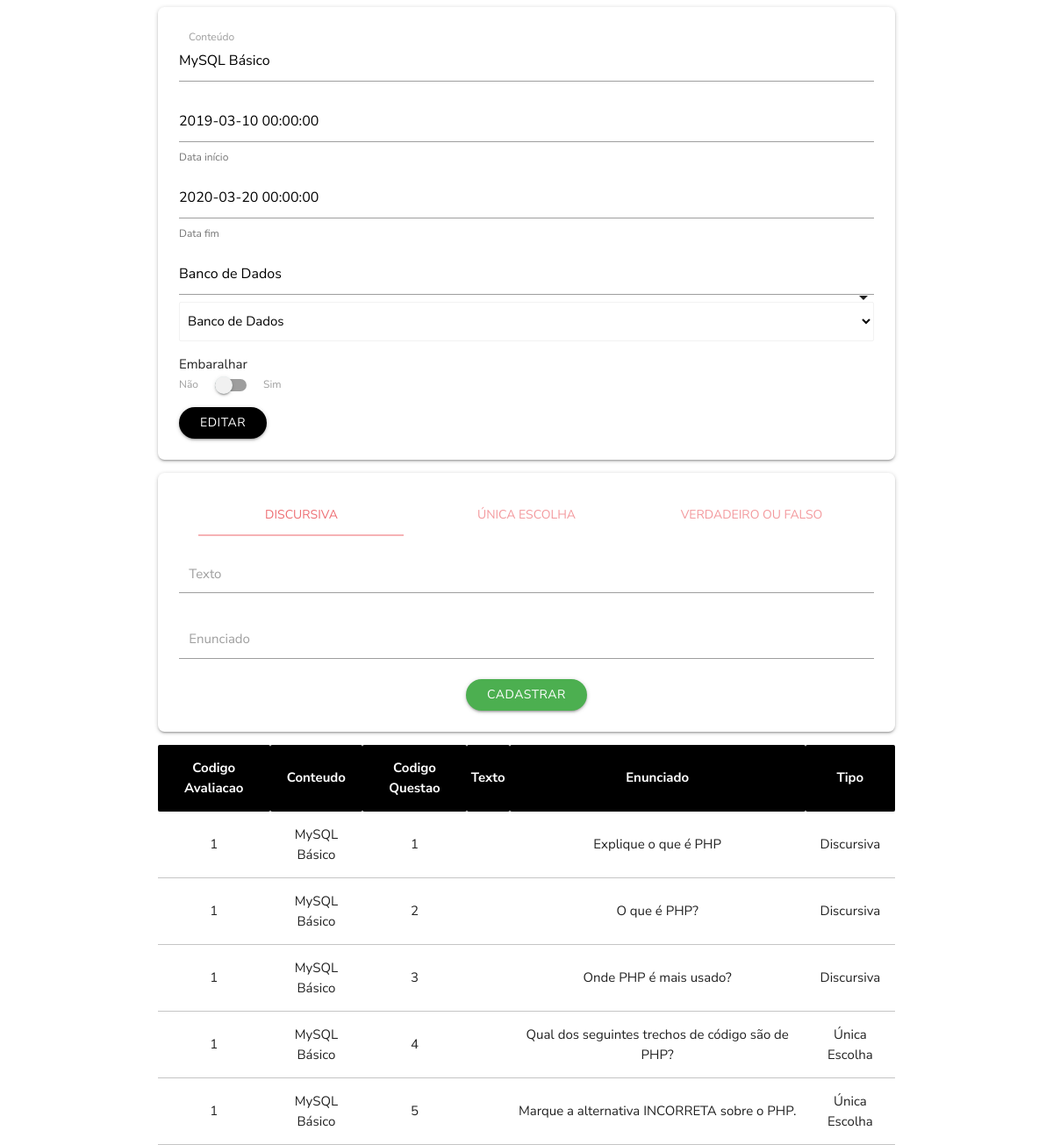
The page /Integracao/Front-End/avaliacao_editar.php?codigo=1 on the database as committed earlier.
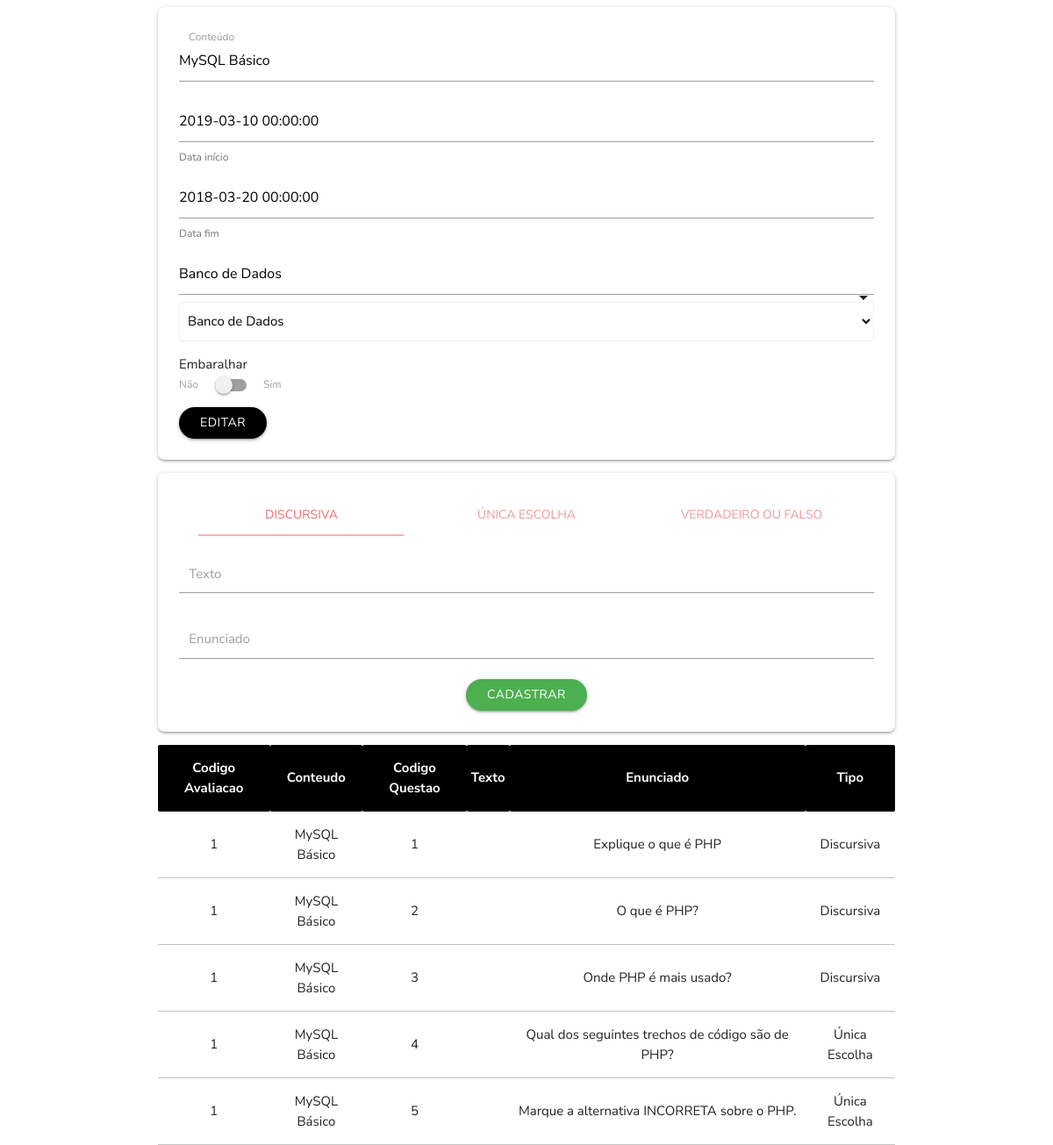
The same page on the database as committed later.
### tables this page shows
CREATE TABLE IF NOT EXISTS `Avaliacoes` (
  `Codigo_Avaliacao` INT NOT NULL AUTO_INCREMENT,
  `Conteudo` VARCHAR(50) NOT NULL,
  `Disciplina_Codigo_Disciplina` INT NOT NULL,
  `Data_Inicio` DATETIME NOT NULL,
  `Data_Fim` DATETIME NOT NULL,
  `Peso` VARCHAR(5) NULL,
  `Embaralhar` TINYINT NULL,
  PRIMARY KEY (`Codigo_Avaliacao`),
  INDEX `fk_Avaliacoes_Disciplina1_idx` (`Disciplina_Codigo_Disciplina` ASC),
  CONSTRAINT `fk_Avaliacoes_Disciplina1`
    FOREIGN KEY (`Disciplina_Codigo_Disciplina`)
    REFERENCES `Disciplinas` (`Codigo_Disciplina`)
    ON DELETE NO ACTION
    ON UPDATE NO ACTION);

### Integracao/Front-End/disciplinas_pdo.php (called while the page is built, shortened)
<?php
function selectPDO_discaval ($codigo, $tabela ) {
	try {
		$sql = 'select d.Codigo_Disciplina as "ID Disciplina", d.Nome as "Disciplina", a.Codigo_Avaliacao as "ID Avaliacao", a.Conteudo, a.Data_Inicio, a.Data_Fim, a.Peso, a.Embaralhar
		 FROM avaliacoes a, disciplinas d
		 WHERE d.Codigo_Disciplina = a.Disciplina_Codigo_Disciplina ';
		if($tabela == 'disciplina') {
			$sql .= ' and d.Codigo_Disciplina = '.$codigo;
		} else if ($tabela == 'avaliacao') {
			$sql .=  'and a.Codigo_Avaliacao = '.$codigo;
		}
		$sql .= " ORDER BY a.Data_Fim";
		$consulta = $GLOBALS['pdo']->query($sql);
		$registros = array();
		for ($i = 0; $linha = $consulta->fetch(PDO::FETCH_ASSOC); $i++) {
			$registros[$i] = array();
			array_push($registros[$i], $linha['ID Disciplina']);
			array_push($registros[$i], $linha['Disciplina']);
			array_push($registros[$i], $linha['ID Avaliacao']);
			array_push($registros[$i], $linha['Conteudo']);
			array_push($registros[$i], $linha['Data_Inicio']);
			array_push($registros[$i], $linha['Data_Fim']);
			array_push($registros[$i], $linha['Peso']);
			array_push($registros[$i], $linha['Embaralhar']);
		}
		return $registros;
	} catch (PDOException $e) {
		echo "Erro: ".$e->getMessage();
	}
}
?>

### Integracao/Front-End/avaliacao_pdo.php (the view, shortened to what the changed rows need)
<?php
function selectPDO_avalques($codigo_aval = '') {
	try {
		if ($codigo_aval == 'só_questão') {
			$sql = 'select Codigo_Questao, Texto, Enunciado, Tipo_Codigo as \'Tipo\' FROM Questao';
		}
		else {
			$sql = 'select A.Codigo_Avaliacao, A.Conteudo, Q.Codigo_Questao, Q.Texto, Q.Enunciado, T.Descricao as \'Tipo\'
				FROM Questao Q, Questoes_has_Avaliacoes QA, Avaliacoes A, Tipo T
				WHERE QA.Questoes_Codigo_Questao = Q.Codigo_Questao
				AND QA.Avaliacoes_Codigo_Avaliacao = A.Codigo_Avaliacao
				AND Q.Tipo_Codigo = T.Codigo_Tipo ';
			if($codigo_aval != '') {
				$sql .= ' AND QA.Avaliacoes_Codigo_Avaliacao = '.$codigo_aval;
			}
		}
		$consulta = $GLOBALS['pdo']->query($sql);
		$registros = array();
		for ($i = 0; $linha = $consulta->fetch(PDO::FETCH_ASSOC); $i++) {
			$registros[$i] = array();
			if(isset($linha['Codigo_Avaliacao'])) array_push($registros[$i], $linha['Codigo_Avaliacao']);
			if(isset($linha['Conteudo'])) array_push($registros[$i], $linha['Conteudo']);
			array_push($registros[$i], $linha['Codigo_Questao']);
			array_push($registros[$i], $linha['Texto']);
			array_push($registros[$i], $linha['Enunciado']);
			array_push($registros[$i], $linha['Tipo']);
		}
		return $registros;
	} catch (PDOException $e) {
		echo "Erro: ".$e->getMessage();
	}
}
function selectPDO_avalques_table ($registros) {
	echo "<table class='highlight centered responsive-table'>
	<thead class='black white-text'>
	<tr>
		<th>Codigo Avaliacao</th>
		<th>Conteudo</th>
		<th>Codigo Questao</th>
		<th>Texto</th>
		<th>Enunciado</th>
		<th>Tipo</th>
	</tr>
	</thead>
	<tdbody>";
	for ($i=0; $i < count($registros); $i++) {
		echo "<tr>";
		for ($j=0; $j < count($registros[$i]); $j++) {
			echo "<td>".$registros[$i][$j]."</td>";
		}
		echo "<tr>";
	}
	echo "</tbody>
	</table>";
}
?>

### Integracao/Front-End/avaliacao_editar.php (shortened to what the changed rows need)
<!DOCTYPE html>
<?php
	if (isset($_POST['codigo'])) {
		$codigo = $_POST['codigo'];
	} else if (isset($_GET['codigo'])) {
		$codigo = $_GET['codigo'];
	} else {
		$codigo = '';
	}
	include 'disciplinas_pdo.php';
	include 'avaliacao_pdo.php';
	include 'funcoes.php';
	$registros = selectPDO_discaval($codigo, 'avaliacao');
	if($codigo != '') {
		$conteudo = $registros[0][3];
		$data_inicio = $registros[0][4];
		$data_fim = $registros[0][5];
	} else {
		$title = '';
	}
?>
<html>
<head>
	<link rel="stylesheet" href="https://cdnjs.cloudflare.com/ajax/libs/materialize/1.0.0/css/materialize.min.css">
	<link href="assets/css/login/login.css" type="text/css" rel="stylesheet" media="screen,projection"/>
</head>
<body>
	<div class="container">
		<?php if($codigo != '') { ?>
			<form action="avaliacao_pdo.php" method="post" class="card-panel">
				<div class="input-field col s12">
					<label for="conteudo">Conteúdo</label>
					<input type="text" name="conteudo" id="conteudo" value="<?php echo $conteudo; ?>">
				</div>
					<div class="input-field col s12">
					<input type="text" name="dataInicio" id="dataInicio" value="<?php echo $data_inicio; ?>">
					<span class="helper-text">Data início</span>
				</div>
				<div class="input-field col s12">
					<input type="text" name="dataFim" id="dataFim" value="<?php echo $data_fim; ?>">
					<span class="helper-text">Data fim</span>
				</div>
				<div class="input-field col s12">
				</div>
				<div class="input-field col s12">
					<div class="switch">Embaralhar <br/>
						<label for="embaralhar">Não
							<span class="lever"></span>
							Sim</label>
					</div>
				</div>
				<button type="submit" name="acao" value="editar" class="btn black waves-effect waves-light">Editar</button>
			</form>
			<div id="addQuestao" class="card-panel teal-text">
				<div class="row">
					<div class="col s12">
						<ul class="tabs">
							<li class="tab col s4"><a href="#discursiva">Discursiva</a></li>
							<li class="tab col s4"><a href="#unicaesc">Única Escolha</a></li>
							<li class="tab col s4"><a href="#vouf">Verdadeiro ou Falso</a></li>
						</ul>
					</div>
				</div>
				<div id="discursiva">
					<form action="avaliacao_pdo.php" method="post">
						<div class="input-field col s12">
							<textarea name="Texto" id="Texto" class="materialize-textarea"></textarea>
							<label for="Texto">Texto</label>
						</div>
						<div class="input-field col s12">
							<input name="Enunciado" id="Enunciado" class="validate">
							<label for="Enunciado">Enunciado</label>
						</div>
						<div class="center-align">
							<button type="submit" name="acao" class="btn green" value="cadastrar_questao">Cadastrar</button>
						</div>
					</form>
				</div>
	   		</div>
			<div id="questoes">
				<?php
					$questoes = selectPDO_avalques($codigo);
					selectPDO_avalques_table($questoes);
				?>
			</div>
		<?php } else { ?>
			<div id="erro_codigo">
				<p><b>Erro: </b> a página não recebeu nenhum código. Adicione, no final da URL, <code>?codigo=[codigo da disciplina]</code></p>
			</div>
		<?php } ?>
	</div>
</body>
</html>

Rows that differ between the two databases and show on the page:
changed avaliacoes "MySQL Básico": dataFim "2020-03-20 00:00:00" → "2018-03-20 00:00:00"
